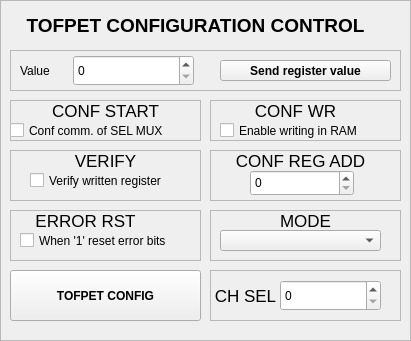
        <widget class="QFrame" name="frame_131">
         <property name="geometry">
          <rect>
           <x>490</x>
           <y>40</y>
           <width>411</width>
           <height>341</height>
          </rect>
         </property>
         <property name="frameShape">
          <enum>QFrame::StyledPanel</enum>
         </property>
         <property name="frameShadow">
          <enum>QFrame::Raised</enum>
         </property>
         <widget class="QFrame" name="frame_132">
          <property name="geometry">
           <rect>
            <x>10</x>
            <y>100</y>
            <width>191</width>
            <height>41</height>
           </rect>
          </property>
          <property name="frameShape">
           <enum>QFrame::StyledPanel</enum>
          </property>
          <property name="frameShadow">
           <enum>QFrame::Raised</enum>
          </property>
          <widget class="QLabel" name="label_263">
           <property name="geometry">
            <rect>
             <x>40</x>
             <y>0</y>
             <width>111</width>
             <height>21</height>
            </rect>
           </property>
           <property name="font">
            <font>
             <pointsize>13</pointsize>
             <weight>50</weight>
             <bold>false</bold>
            </font>
           </property>
           <property name="text">
            <string>CONF START</string>
           </property>
           <property name="alignment">
            <set>Qt::AlignCenter</set>
           </property>
          </widget>
          <widget class="QCheckBox" name="checkBox_TOFPET_CONF_START">
           <property name="geometry">
            <rect>
             <x>0</x>
             <y>20</y>
             <width>191</width>
             <height>21</height>
            </rect>
           </property>
           <property name="text">
            <string>Conf comm. of SEL MUX</string>
           </property>
          </widget>
         </widget>
         <widget class="QFrame" name="frame_133">
          <property name="geometry">
           <rect>
            <x>10</x>
            <y>150</y>
            <width>191</width>
            <height>51</height>
           </rect>
          </property>
          <property name="frameShape">
           <enum>QFrame::StyledPanel</enum>
          </property>
          <property name="frameShadow">
           <enum>QFrame::Raised</enum>
          </property>
          <widget class="QLabel" name="label_264">
           <property name="geometry">
            <rect>
             <x>40</x>
             <y>0</y>
             <width>111</width>
             <height>21</height>
            </rect>
           </property>
           <property name="font">
            <font>
             <pointsize>13</pointsize>
             <weight>50</weight>
             <bold>false</bold>
            </font>
           </property>
           <property name="text">
            <string>VERIFY</string>
           </property>
           <property name="alignment">
            <set>Qt::AlignCenter</set>
           </property>
          </widget>
          <widget class="QCheckBox" name="checkBox_TOFPET_CONF_VERIFY">
           <property name="geometry">
            <rect>
             <x>20</x>
             <y>20</y>
             <width>171</width>
             <height>21</height>
            </rect>
           </property>
           <property name="text">
            <string>Verify written register</string>
           </property>
          </widget>
         </widget>
         <widget class="QFrame" name="frame_134">
          <property name="geometry">
           <rect>
            <x>10</x>
            <y>210</y>
            <width>191</width>
            <height>51</height>
           </rect>
          </property>
          <property name="frameShape">
           <enum>QFrame::StyledPanel</enum>
          </property>
          <property name="frameShadow">
           <enum>QFrame::Raised</enum>
          </property>
          <widget class="QLabel" name="label_265">
           <property name="geometry">
            <rect>
             <x>10</x>
             <y>0</y>
             <width>131</width>
             <height>21</height>
            </rect>
           </property>
           <property name="font">
            <font>
             <pointsize>13</pointsize>
             <weight>50</weight>
             <bold>false</bold>
            </font>
           </property>
           <property name="text">
            <string>ERROR RST</string>
           </property>
           <property name="alignment">
            <set>Qt::AlignCenter</set>
           </property>
          </widget>
          <widget class="QCheckBox" name="checkBox_TOFPET_CONF_ERROR_RST">
           <property name="geometry">
            <rect>
             <x>10</x>
             <y>20</y>
             <width>201</width>
             <height>21</height>
            </rect>
           </property>
           <property name="text">
            <string>When '1' reset error bits</string>
           </property>
          </widget>
         </widget>
         <widget class="QFrame" name="frame_135">
          <property name="geometry">
           <rect>
            <x>210</x>
            <y>100</y>
            <width>191</width>
            <height>41</height>
           </rect>
          </property>
          <property name="frameShape">
           <enum>QFrame::StyledPanel</enum>
          </property>
          <property name="frameShadow">
           <enum>QFrame::Raised</enum>
          </property>
          <widget class="QLabel" name="label_266">
           <property name="geometry">
            <rect>
             <x>30</x>
             <y>0</y>
             <width>111</width>
             <height>21</height>
            </rect>
           </property>
           <property name="font">
            <font>
             <pointsize>13</pointsize>
             <weight>50</weight>
             <bold>false</bold>
            </font>
           </property>
           <property name="text">
            <string>CONF WR</string>
           </property>
           <property name="alignment">
            <set>Qt::AlignCenter</set>
           </property>
          </widget>
          <widget class="QCheckBox" name="checkBox_TOFPET_CONF_WR">
           <property name="geometry">
            <rect>
             <x>10</x>
             <y>20</y>
             <width>171</width>
             <height>21</height>
            </rect>
           </property>
           <property name="text">
            <string>Enable writing in RAM</string>
           </property>
          </widget>
         </widget>
         <widget class="QFrame" name="frame_136">
          <property name="geometry">
           <rect>
            <x>210</x>
            <y>150</y>
            <width>191</width>
            <height>51</height>
           </rect>
          </property>
          <property name="frameShape">
           <enum>QFrame::StyledPanel</enum>
          </property>
          <property name="frameShadow">
           <enum>QFrame::Raised</enum>
          </property>
          <widget class="QLabel" name="label_267">
           <property name="geometry">
            <rect>
             <x>10</x>
             <y>0</y>
             <width>161</width>
             <height>21</height>
            </rect>
           </property>
           <property name="font">
            <font>
             <pointsize>13</pointsize>
             <weight>50</weight>
             <bold>false</bold>
            </font>
           </property>
           <property name="text">
            <string>CONF REG ADD</string>
           </property>
           <property name="alignment">
            <set>Qt::AlignCenter</set>
           </property>
          </widget>
          <widget class="QSpinBox" name="spinBox_TOFPET_CONF_ADDR">
           <property name="geometry">
            <rect>
             <x>40</x>
             <y>20</y>
             <width>104</width>
             <height>26</height>
            </rect>
           </property>
          </widget>
         </widget>
         <widget class="QFrame" name="frame_137">
          <property name="geometry">
           <rect>
            <x>210</x>
            <y>210</y>
            <width>191</width>
            <height>51</height>
           </rect>
          </property>
          <property name="frameShape">
           <enum>QFrame::StyledPanel</enum>
          </property>
          <property name="frameShadow">
           <enum>QFrame::Raised</enum>
          </property>
          <widget class="QLabel" name="label_268">
           <property name="geometry">
            <rect>
             <x>60</x>
             <y>0</y>
             <width>71</width>
             <height>21</height>
            </rect>
           </property>
           <property name="font">
            <font>
             <pointsize>13</pointsize>
             <weight>50</weight>
             <bold>false</bold>
            </font>
           </property>
           <property name="text">
            <string>MODE</string>
           </property>
           <property name="alignment">
            <set>Qt::AlignCenter</set>
           </property>
          </widget>
          <widget class="QComboBox" name="comboBox_TOFPET_CONF_MODE">
           <property name="geometry">
            <rect>
             <x>10</x>
             <y>20</y>
             <width>161</width>
             <height>21</height>
            </rect>
           </property>
          </widget>
         </widget>
         <widget class="QFrame" name="frame_138">
          <property name="geometry">
           <rect>
            <x>210</x>
            <y>270</y>
            <width>191</width>
            <height>51</height>
           </rect>
          </property>
          <property name="frameShape">
           <enum>QFrame::StyledPanel</enum>
          </property>
          <property name="frameShadow">
           <enum>QFrame::Raised</enum>
          </property>
          <widget class="QLabel" name="label_269">
           <property name="geometry">
            <rect>
             <x>0</x>
             <y>10</y>
             <width>71</width>
             <height>31</height>
            </rect>
           </property>
           <property name="font">
            <font>
             <pointsize>13</pointsize>
             <weight>50</weight>
             <bold>false</bold>
            </font>
           </property>
           <property name="text">
            <string>CH SEL</string>
           </property>
           <property name="alignment">
            <set>Qt::AlignCenter</set>
           </property>
          </widget>
          <widget class="QSpinBox" name="spinBox_TOFPET_CONF_CH_SEL">
           <property name="geometry">
            <rect>
             <x>70</x>
             <y>10</y>
             <width>101</width>
             <height>31</height>
            </rect>
           </property>
          </widget>
         </widget>
         <widget class="QLabel" name="label_302">
          <property name="geometry">
           <rect>
            <x>10</x>
            <y>0</y>
            <width>371</width>
            <height>51</height>
           </rect>
          </property>
          <property name="palette">
           <palette>
            <active>
             <colorrole role="WindowText">
              <brush brushstyle="SolidPattern">
               <color alpha="255">
                <red>0</red>
                <green>0</green>
                <blue>0</blue>
               </color>
              </brush>
             </colorrole>
             <colorrole role="Button">
              <brush brushstyle="SolidPattern">
               <color alpha="255">
                <red>147</red>
                <green>148</green>
                <blue>147</blue>
               </color>
              </brush>
             </colorrole>
             <colorrole role="Light">
              <brush brushstyle="SolidPattern">
               <color alpha="255">
                <red>221</red>
                <green>222</green>
                <blue>221</blue>
               </color>
              </brush>
             </colorrole>
             <colorrole role="Midlight">
              <brush brushstyle="SolidPattern">
               <color alpha="255">
                <red>184</red>
                <green>185</green>
                <blue>184</blue>
               </color>
              </brush>
             </colorrole>
             <colorrole role="Dark">
              <brush brushstyle="SolidPattern">
               <color alpha="255">
                <red>73</red>
                <green>74</green>
                <blue>73</blue>
               </color>
              </brush>
             </colorrole>
             <colorrole role="Mid">
              <brush brushstyle="SolidPattern">
               <color alpha="255">
                <red>98</red>
                <green>98</green>
                <blue>98</blue>
               </color>
              </brush>
             </colorrole>
             <colorrole role="Text">
              <brush brushstyle="SolidPattern">
               <color alpha="255">
                <red>0</red>
                <green>0</green>
                <blue>0</blue>
               </color>
              </brush>
             </colorrole>
             <colorrole role="BrightText">
              <brush brushstyle="SolidPattern">
               <color alpha="255">
                <red>255</red>
                <green>255</green>
                <blue>255</blue>
               </color>
              </brush>
             </colorrole>
             <colorrole role="ButtonText">
              <brush brushstyle="SolidPattern">
               <color alpha="255">
                <red>0</red>
                <green>0</green>
                <blue>0</blue>
               </color>
              </brush>
             </colorrole>
             <colorrole role="Base">
              <brush brushstyle="SolidPattern">
               <color alpha="255">
                <red>255</red>
                <green>255</green>
                <blue>255</blue>
               </color>
              </brush>
             </colorrole>
             <colorrole role="Window">
              <brush brushstyle="SolidPattern">
               <color alpha="255">
                <red>147</red>
                <green>148</green>
                <blue>147</blue>
               </color>
              </brush>
             </colorrole>
             <colorrole role="Shadow">
              <brush brushstyle="SolidPattern">
               <color alpha="255">
                <red>0</red>
                <green>0</green>
                <blue>0</blue>
               </color>
              </brush>
             </colorrole>
             <colorrole role="AlternateBase">
              <brush brushstyle="SolidPattern">
               <color alpha="255">
                <red>201</red>
                <green>201</green>
                <blue>201</blue>
               </color>
              </brush>
             </colorrole>
             <colorrole role="ToolTipBase">
              <brush brushstyle="SolidPattern">
               <color alpha="255">
                <red>255</red>
                <green>255</green>
                <blue>220</blue>
               </color>
              </brush>
             </colorrole>
             <colorrole role="ToolTipText">
              <brush brushstyle="SolidPattern">
               <color alpha="255">
                <red>0</red>
                <green>0</green>
                <blue>0</blue>
               </color>
              </brush>
             </colorrole>
            </active>
            <inactive>
             <colorrole role="WindowText">
              <brush brushstyle="SolidPattern">
               <color alpha="255">
                <red>0</red>
                <green>0</green>
                <blue>0</blue>
               </color>
              </brush>
             </colorrole>
             <colorrole role="Button">
              <brush brushstyle="SolidPattern">
               <color alpha="255">
                <red>147</red>
                <green>148</green>
                <blue>147</blue>
               </color>
              </brush>
             </colorrole>
             <colorrole role="Light">
              <brush brushstyle="SolidPattern">
               <color alpha="255">
                <red>221</red>
                <green>222</green>
                <blue>221</blue>
               </color>
              </brush>
             </colorrole>
             <colorrole role="Midlight">
              <brush brushstyle="SolidPattern">
               <color alpha="255">
                <red>184</red>
                <green>185</green>
                <blue>184</blue>
               </color>
              </brush>
             </colorrole>
             <colorrole role="Dark">
              <brush brushstyle="SolidPattern">
               <color alpha="255">
                <red>73</red>
                <green>74</green>
                <blue>73</blue>
               </color>
              </brush>
             </colorrole>
             <colorrole role="Mid">
              <brush brushstyle="SolidPattern">
               <color alpha="255">
                <red>98</red>
                <green>98</green>
                <blue>98</blue>
               </color>
              </brush>
             </colorrole>
             <colorrole role="Text">
              <brush brushstyle="SolidPattern">
               <color alpha="255">
                <red>0</red>
                <green>0</green>
                <blue>0</blue>
               </color>
              </brush>
             </colorrole>
             <colorrole role="BrightText">
              <brush brushstyle="SolidPattern">
               <color alpha="255">
                <red>255</red>
                <green>255</green>
                <blue>255</blue>
               </color>
              </brush>
             </colorrole>
             <colorrole role="ButtonText">
              <brush brushstyle="SolidPattern">
               <color alpha="255">
                <red>0</red>
                <green>0</green>
                <blue>0</blue>
               </color>
              </brush>
             </colorrole>
             <colorrole role="Base">
              <brush brushstyle="SolidPattern">
               <color alpha="255">
                <red>255</red>
                <green>255</green>
                <blue>255</blue>
               </color>
              </brush>
             </colorrole>
             <colorrole role="Window">
              <brush brushstyle="SolidPattern">
               <color alpha="255">
                <red>147</red>
                <green>148</green>
                <blue>147</blue>
               </color>
              </brush>
             </colorrole>
             <colorrole role="Shadow">
              <brush brushstyle="SolidPattern">
               <color alpha="255">
                <red>0</red>
                <green>0</green>
                <blue>0</blue>
               </color>
              </brush>
             </colorrole>
             <colorrole role="AlternateBase">
              <brush brushstyle="SolidPattern">
               <color alpha="255">
                <red>201</red>
                <green>201</green>
                <blue>201</blue>
               </color>
              </brush>
             </colorrole>
             <colorrole role="ToolTipBase">
              <brush brushstyle="SolidPattern">
               <color alpha="255">
                <red>255</red>
                <green>255</green>
                <blue>220</blue>
               </color>
              </brush>
             </colorrole>
             <colorrole role="ToolTipText">
              <brush brushstyle="SolidPattern">
               <color alpha="255">
                <red>0</red>
                <green>0</green>
                <blue>0</blue>
               </color>
              </brush>
             </colorrole>
            </inactive>
            <disabled>
             <colorrole role="WindowText">
              <brush brushstyle="SolidPattern">
               <color alpha="255">
                <red>73</red>
                <green>74</green>
                <blue>73</blue>
               </color>
              </brush>
             </colorrole>
             <colorrole role="Button">
              <brush brushstyle="SolidPattern">
               <color alpha="255">
                <red>147</red>
                <green>148</green>
                <blue>147</blue>
               </color>
              </brush>
             </colorrole>
             <colorrole role="Light">
              <brush brushstyle="SolidPattern">
               <color alpha="255">
                <red>221</red>
                <green>222</green>
                <blue>221</blue>
               </color>
              </brush>
             </colorrole>
             <colorrole role="Midlight">
              <brush brushstyle="SolidPattern">
               <color alpha="255">
                <red>184</red>
                <green>185</green>
                <blue>184</blue>
               </color>
              </brush>
             </colorrole>
             <colorrole role="Dark">
              <brush brushstyle="SolidPattern">
               <color alpha="255">
                <red>73</red>
                <green>74</green>
                <blue>73</blue>
               </color>
              </brush>
             </colorrole>
             <colorrole role="Mid">
              <brush brushstyle="SolidPattern">
               <color alpha="255">
                <red>98</red>
                <green>98</green>
                <blue>98</blue>
               </color>
              </brush>
             </colorrole>
             <colorrole role="Text">
              <brush brushstyle="SolidPattern">
               <color alpha="255">
                <red>73</red>
                <green>74</green>
                <blue>73</blue>
               </color>
              </brush>
             </colorrole>
             <colorrole role="BrightText">
              <brush brushstyle="SolidPattern">
               <color alpha="255">
                <red>255</red>
                <green>255</green>
                <blue>255</blue>
               </color>
              </brush>
             </colorrole>
             <colorrole role="ButtonText">
              <brush brushstyle="SolidPattern">
               <color alpha="255">
                <red>73</red>
                <green>74</green>
                <blue>73</blue>
               </color>
              </brush>
             </colorrole>
             <colorrole role="Base">
              <brush brushstyle="SolidPattern">
               <color alpha="255">
                <red>147</red>
                <green>148</green>
                <blue>147</blue>
               </color>
              </brush>
             </colorrole>
             <colorrole role="Window">
              <brush brushstyle="SolidPattern">
               <color alpha="255">
                <red>147</red>
                <green>148</green>
                <blue>147</blue>
               </color>
              </brush>
             </colorrole>
             <colorrole role="Shadow">
              <brush brushstyle="SolidPattern">
               <color alpha="255">
                <red>0</red>
                <green>0</green>
                <blue>0</blue>
               </color>
              </brush>
             </colorrole>
             <colorrole role="AlternateBase">
              <brush brushstyle="SolidPattern">
               <color alpha="255">
                <red>147</red>
                <green>148</green>
                <blue>147</blue>
               </color>
              </brush>
             </colorrole>
             <colorrole role="ToolTipBase">
              <brush brushstyle="SolidPattern">
               <color alpha="255">
                <red>255</red>
                <green>255</green>
                <blue>220</blue>
               </color>
              </brush>
             </colorrole>
             <colorrole role="ToolTipText">
              <brush brushstyle="SolidPattern">
               <color alpha="255">
                <red>0</red>
                <green>0</green>
                <blue>0</blue>
               </color>
              </brush>
             </colorrole>
            </disabled>
           </palette>
          </property>
          <property name="font">
           <font>
            <pointsize>14</pointsize>
            <weight>75</weight>
            <bold>true</bold>
           </font>
          </property>
          <property name="text">
           <string>TOFPET CONFIGURATION CONTROL</string>
          </property>
          <property name="alignment">
           <set>Qt::AlignCenter</set>
          </property>
         </widget>
         <widget class="QPushButton" name="pushButton_TOPFET_CONF">
          <property name="geometry">
           <rect>
            <x>10</x>
            <y>270</y>
            <width>191</width>
            <height>51</height>
           </rect>
          </property>
          <property name="font">
           <font>
            <weight>75</weight>
            <bold>true</bold>
           </font>
          </property>
          <property name="text">
           <string>TOFPET CONFIG</string>
          </property>
         </widget>
         <widget class="QFrame" name="frame_30">
          <property name="geometry">
           <rect>
            <x>10</x>
            <y>50</y>
            <width>391</width>
            <height>41</height>
           </rect>
          </property>
          <property name="frameShape">
           <enum>QFrame::StyledPanel</enum>
          </property>
          <property name="frameShadow">
           <enum>QFrame::Raised</enum>
          </property>
          <widget class="QSpinBox" name="spinBox_TOPFET_CONF_VALUE">
           <property name="geometry">
            <rect>
             <x>63</x>
             <y>5</y>
             <width>121</width>
             <height>31</height>
            </rect>
           </property>
          </widget>
          <widget class="QLabel" name="label_183">
           <property name="geometry">
            <rect>
             <x>10</x>
             <y>10</y>
             <width>61</width>
             <height>21</height>
            </rect>
           </property>
           <property name="text">
            <string>Value</string>
           </property>
          </widget>
          <widget class="QPushButton" name="pushButton_TOPFET_CONF_VALUE">
           <property name="geometry">
            <rect>
             <x>210</x>
             <y>10</y>
             <width>171</width>
             <height>21</height>
            </rect>
           </property>
           <property name="font">
            <font>
             <weight>75</weight>
             <bold>true</bold>
            </font>
           </property>
           <property name="text">
            <string>Send register value</string>
           </property>
          </widget>
         </widget>
        </widget>
